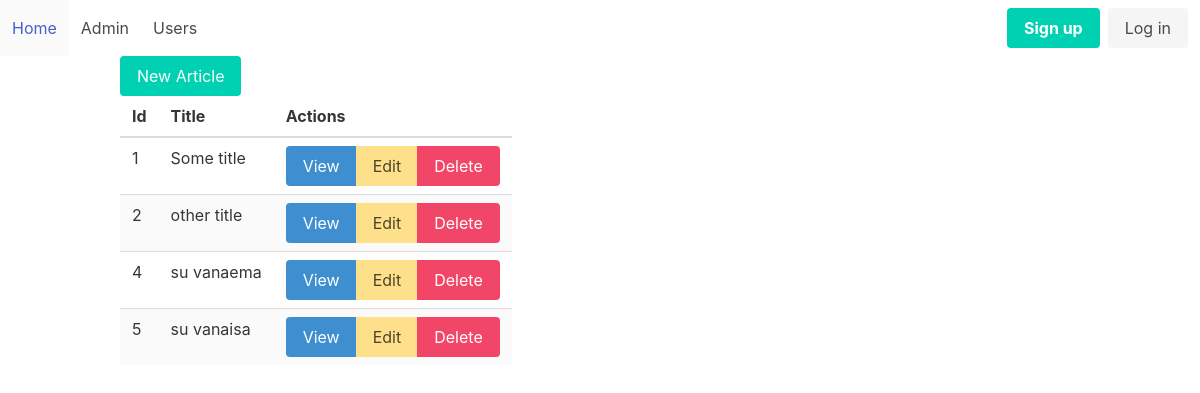
The page /admin/articles on the database its author committed.
### tables this page shows
CREATE TABLE "articles"
(
    id    integer
        primary key autoincrement,
    title text,
    body  text
);

### helpers.php (called while the page is built, shortened)
<?php
function view($viewName, $vars = []){
    extract($vars);
    include __DIR__ . "/views/$viewName.php";
}

### src/Controllers/ArticlesController.php (called while the page is built, shortened)
<?php
class ArticlesController {
    public function index(){
        $articles = Article::all();
        view('articles/index', compact('articles'));
    }
}

### src/DB.php (called while the page is built, shortened)
<?php
class DB
{
  private $conn;
  public function __construct()
  {
    try {
      $this->conn = new PDO("sqlite:db.sqlite");
      $this->conn->setAttribute(PDO::ATTR_ERRMODE, PDO::ERRMODE_EXCEPTION);
    } catch (PDOException $e) {
      echo "Connection failed: " . $e->getMessage();
    }
  }
  public function all($table, $class)
  {
    $stmt = $this->conn->prepare("SELECT * FROM $table");
    $stmt->execute();
    $stmt->setFetchMode(PDO::FETCH_CLASS, $class);
    return $stmt->fetchAll();
  }
}

### src/Models/Model.php (called while the page is built, shortened)
<?php
class Model {
    public static $table;
    public static function all(){
    	$db = new DB();
        return $db->all(static::$table, static::class);
    }
    }

### views/articles/index.php (the view)
<?php include __DIR__ . '/../partials/header.php'; ?>
<div class="container">
    <a href="/admin/articles/new" class="button is-primary">New Article</a>
    <table class="table is-striped">
        <thead>
            <th>Id</th>
            <th>Title</th>
            <th>Actions</th>
        </thead>
        <tbody>
            <?php foreach ($articles as $article) : ?>
                <tr>
                    <td><?= $article->id ?></td>
                    <td><?= $article->title ?></td>
                    <td>
                        <div class="buttons has-addons">
                            <a class="button is-info" href="/admin/articles/view?id=<?=$article->id?>">View</a>
                            <a class="button is-warning" href="/admin/articles/edit?id=<?=$article->id?>">Edit</a>
                            <a class="button is-danger" href="/admin/articles/delete?id=<?=$article->id?>">Delete</a>
                        </div>
                    </td>
                </tr>
            <?php endforeach; ?>
        </tbody>
    </table>
</div>
<?php include __DIR__ . '/../partials/footer.php'; ?>

### rows shown on the page
articles: id "1", title "Some title"
articles: id "2", title "other title"
articles: id "4", title "su vanaema"
articles: id "5", title "su vanaisa"
